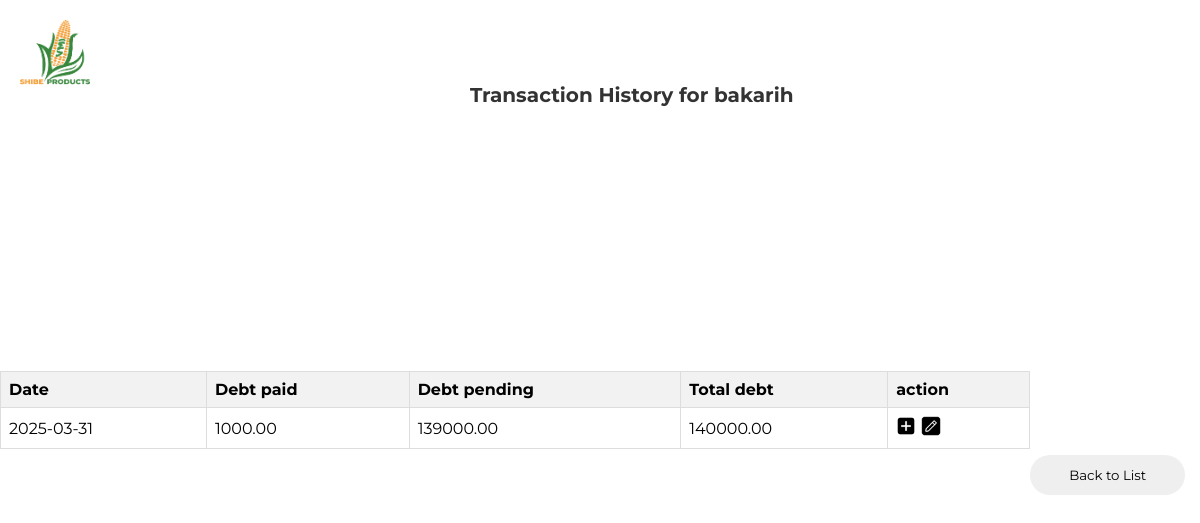
The app's page /debtors/31/history/ with its own data.
### ShibeApp/models.py (models this page shows, shortened)
class Debtor(models.Model):
   debtor_name = models.CharField(max_length=255, unique=True)
   debtor_phone = models.CharField(max_length=20, unique=True)
   date_created = models.DateTimeField(auto_now_add=True)
   class Meta:
      ordering = ('-date_created',)

class DebitorOrder(models.Model):
    debitor = models.ForeignKey(Debtor, on_delete=models.CASCADE)
    status = models.CharField(max_length=100, choices=[('Pending', 'Pending'), ('Completed', 'Completed')])
    total_price = models.DecimalField(max_digits=10, decimal_places=2, default='0.00')
    debt_paid = models.DecimalField(max_digits=10, decimal_places=2, default='0.00')
    debt_pending = models.DecimalField(max_digits=10, decimal_places=2, default='0.00')
    date_created = models.DateTimeField(auto_now_add=True)
    date_updated = models.DateTimeField(auto_now=True, null=True)
    class Meta:
        ordering = ('-date_updated', '-date_created')

### ShibeApp/views.py (the view)
# urls.py: path('debtors/<int:debtor_id>/history/', views.debtor_history, name='debtor_history'),
def debtor_history(request, debtor_id):
    debtor = get_object_or_404(Debtor, id=debtor_id)
    orders = DebitorOrder.objects.filter(debitor=debtor).order_by('-date_created')
    return render(request, 'debtor_history.html', {
        'debtor': debtor,
        'orders': orders
    })

### ShibeApp/templates/debtor_history.html (shortened to what this page needs)
{% extends 'base.html' %} {% load static %} {% block content %}
<div class="nav-logo">
  <a href="{% url 'ShibeApp:home'%}">
    <img src="{% static 'images/shibe.png' %}" alt="Shibe Product" />
  </a>
  <h2>Transaction History for {{ debtor.debtor_name }}</h2>
</div>
<table>
  <tr>
    <th>Date</th>
    <th>Debt paid</th>
    <th>Debt pending</th>
    <th>Total debt</th>
    <th>action</th>
  </tr>
  {% for order in orders %}
  <tr>
    <td>{{ order.date_created|date:"Y-m-d" }}</td>
    <td>{{ order.debt_paid }}</td>
    <td>{{ order.debt_pending }}</td>
    <td>{{ order.total_price }}</td>
    <td>
      <div class="icon-container">
        <a
          href="{% url 'ShibeApp:add_indv' order.debitor.id %}"
          class="add-link"
        >
          <img
            src="{% static 'images/add_icon.png' %}"
            alt="add"
            class="icon"
          />
        </a>
        <a
          class="edit-link"
          data-order-id="{{ order.id }}"
          style="cursor: pointer"
        >
          <img
            src="{% static 'images/edit_icon.png' %}"
            alt="Edit"
            style="width: 20px; height: 20px"
          />
        </a>
      </div>
    </td>
  </tr>
  {% endfor %}
</table>
<button
  style="
    margin-top: 150px;
    margin-right: 15px;
    width: 15%;
    height: 40px;
    border-radius: 30px;
    border: none;
    font-family: 'Montserrat', Arial, sans-serif;
  "
>
  <a
    href="{% url 'ShibeApp:list_debtors' %}"
    style="text-decoration: none; color: black"
    >Back to List</a
  >
</button>
{% endblock %}

### ShibeApp/static/css/styles.css (style rules this page uses)
* { margin: 0; padding: 0; box-sizing: border-box; font-family: "Montserrat", sans-serif; }
.nav-logo { color: rgb(8, 99, 27); font-size: 18px; font-weight: 500; }
.nav-logo img { max-width: 100%; height: auto; }
body { display: flex; justify-content: center; align-items: center; height: 100vh; background: white; }

### ShibeApp/templates/debtor_history.html (style rules this page uses)
table { width: 100%; border-collapse: collapse; }
.icon { cursor: pointer; margin-right: 5px; }
.icon-container { display: flex; align-items: center; }
.icon-container img { width: 20px; height: 20px; }
th, td { border: 1px solid #ddd; padding: 8px; text-align: left; word-wrap: break-word; }
th { background-color: #f2f2f2; }
.nav-logo { position: absolute; top: 20px; left: 20px; z-index: 1000; }
h2 { color: #333; text-align: center; margin-top: -12px; margin-left: 450px; font-size: 20px; }
.nav-logo img { width: 70px; height: 70px; cursor: pointer; margin: 0; }
table { margin-top: 20px; }

### records on screen
Debtor: debtor_name "bakarih"
DebitorOrder: date_created "2025-03-31", debt_paid "1000.00", debt_pending "139000.00", total_price "140000.00"
